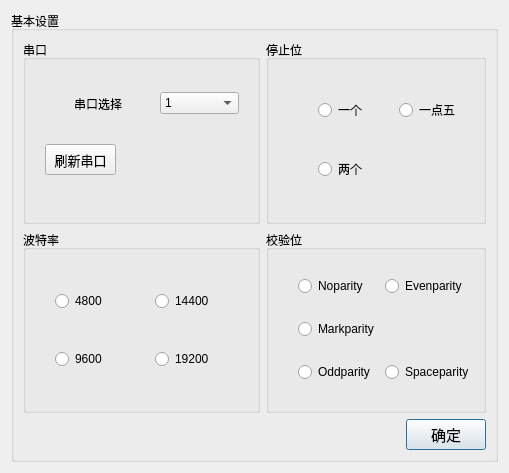
<?xml version="1.0" encoding="UTF-8"?>
<ui version="4.0">
 <class>ParameterDialog</class>
 <widget class="QDialog" name="ParameterDialog">
  <property name="geometry">
   <rect>
    <x>0</x>
    <y>0</y>
    <width>509</width>
    <height>473</height>
   </rect>
  </property>
  <property name="windowTitle">
   <string>Dialog</string>
  </property>
  <layout class="QHBoxLayout" name="horizontalLayout">
   <item>
    <widget class="QGroupBox" name="groupBox_5">
     <property name="title">
      <string>基本设置</string>
     </property>
     <layout class="QGridLayout" name="gridLayout">
      <item row="3" column="1">
       <widget class="QPushButton" name="pushButton_2">
        <property name="enabled">
         <bool>true</bool>
        </property>
        <property name="sizePolicy">
         <sizepolicy hsizetype="Fixed" vsizetype="Fixed">
          <horstretch>0</horstretch>
          <verstretch>3</verstretch>
         </sizepolicy>
        </property>
        <property name="font">
         <font>
          <family>Arial</family>
          <pointsize>11</pointsize>
         </font>
        </property>
        <property name="layoutDirection">
         <enum>Qt::RightToLeft</enum>
        </property>
        <property name="autoFillBackground">
         <bool>false</bool>
        </property>
        <property name="text">
         <string>确定</string>
        </property>
       </widget>
      </item>
      <item row="1" column="1">
       <widget class="QGroupBox" name="groupBox_4">
        <property name="title">
         <string>校验位</string>
        </property>
        <layout class="QGridLayout" name="gridLayout_3">
         <item row="0" column="1">
          <widget class="QRadioButton" name="radioButton_4">
           <property name="text">
            <string>Noparity</string>
           </property>
          </widget>
         </item>
         <item row="3" column="2">
          <widget class="QRadioButton" name="radioButton_8">
           <property name="text">
            <string>Spaceparity</string>
           </property>
          </widget>
         </item>
         <item row="0" column="2">
          <widget class="QRadioButton" name="radioButton_5">
           <property name="text">
            <string>Evenparity</string>
           </property>
          </widget>
         </item>
         <item row="2" column="1">
          <widget class="QRadioButton" name="radioButton_6">
           <property name="text">
            <string>Markparity</string>
           </property>
          </widget>
         </item>
         <item row="3" column="1">
          <widget class="QRadioButton" name="radioButton_7">
           <property name="text">
            <string>Oddparity</string>
           </property>
          </widget>
         </item>
         <item row="0" column="0">
          <spacer name="horizontalSpacer_3">
           <property name="orientation">
            <enum>Qt::Horizontal</enum>
           </property>
           <property name="sizeType">
            <enum>QSizePolicy::Fixed</enum>
           </property>
           <property name="sizeHint" stdset="0">
            <size>
             <width>20</width>
             <height>20</height>
            </size>
           </property>
          </spacer>
         </item>
        </layout>
       </widget>
      </item>
      <item row="1" column="0">
       <widget class="QGroupBox" name="groupBox_3">
        <property name="title">
         <string>波特率</string>
        </property>
        <layout class="QGridLayout" name="gridLayout_4">
         <item row="0" column="1">
          <widget class="QRadioButton" name="radioButton_9">
           <property name="text">
            <string>4800</string>
           </property>
          </widget>
         </item>
         <item row="0" column="4">
          <widget class="QRadioButton" name="radioButton_10">
           <property name="text">
            <string>14400</string>
           </property>
          </widget>
         </item>
         <item row="2" column="4">
          <widget class="QRadioButton" name="radioButton_12">
           <property name="text">
            <string>19200</string>
           </property>
          </widget>
         </item>
         <item row="2" column="1">
          <widget class="QRadioButton" name="radioButton_11">
           <property name="text">
            <string>9600</string>
           </property>
          </widget>
         </item>
         <item row="0" column="0">
          <spacer name="horizontalSpacer_4">
           <property name="orientation">
            <enum>Qt::Horizontal</enum>
           </property>
           <property name="sizeType">
            <enum>QSizePolicy::Fixed</enum>
           </property>
           <property name="sizeHint" stdset="0">
            <size>
             <width>20</width>
             <height>20</height>
            </size>
           </property>
          </spacer>
         </item>
        </layout>
       </widget>
      </item>
      <item row="0" column="1">
       <widget class="QGroupBox" name="groupBox_2">
        <property name="title">
         <string>停止位</string>
        </property>
        <layout class="QGridLayout" name="gridLayout_2">
         <item row="0" column="2">
          <widget class="QRadioButton" name="radioButton_3">
           <property name="text">
            <string>一点五</string>
           </property>
          </widget>
         </item>
         <item row="1" column="1" colspan="2">
          <widget class="QRadioButton" name="radioButton_2">
           <property name="text">
            <string>两个</string>
           </property>
          </widget>
         </item>
         <item row="0" column="1">
          <widget class="QRadioButton" name="radioButton">
           <property name="text">
            <string>一个</string>
           </property>
          </widget>
         </item>
         <item row="0" column="0">
          <spacer name="horizontalSpacer_2">
           <property name="orientation">
            <enum>Qt::Horizontal</enum>
           </property>
           <property name="sizeType">
            <enum>QSizePolicy::Fixed</enum>
           </property>
           <property name="sizeHint" stdset="0">
            <size>
             <width>40</width>
             <height>20</height>
            </size>
           </property>
          </spacer>
         </item>
        </layout>
       </widget>
      </item>
      <item row="0" column="0">
       <widget class="QGroupBox" name="groupBox">
        <property name="title">
         <string>串口</string>
        </property>
        <layout class="QVBoxLayout" name="verticalLayout">
         <item>
          <widget class="QWidget" name="widget" native="true">
           <layout class="QHBoxLayout" name="horizontalLayout_2">
            <item>
             <spacer name="horizontalSpacer">
              <property name="orientation">
               <enum>Qt::Horizontal</enum>
              </property>
              <property name="sizeType">
               <enum>QSizePolicy::Fixed</enum>
              </property>
              <property name="sizeHint" stdset="0">
               <size>
                <width>30</width>
                <height>20</height>
               </size>
              </property>
             </spacer>
            </item>
            <item>
             <widget class="QLabel" name="label">
              <property name="text">
               <string>串口选择</string>
              </property>
             </widget>
            </item>
            <item>
             <widget class="QComboBox" name="comboBox">
              <property name="maxVisibleItems">
               <number>20</number>
              </property>
              <item>
               <property name="text">
                <string>1</string>
               </property>
              </item>
              <item>
               <property name="text">
                <string>2</string>
               </property>
              </item>
              <item>
               <property name="text">
                <string>3</string>
               </property>
              </item>
             </widget>
            </item>
           </layout>
          </widget>
         </item>
         <item>
          <widget class="QWidget" name="widget_2" native="true">
           <property name="layoutDirection">
            <enum>Qt::LeftToRight</enum>
           </property>
           <widget class="QPushButton" name="pushButton">
            <property name="geometry">
             <rect>
              <x>10</x>
              <y>0</y>
              <width>71</width>
              <height>31</height>
             </rect>
            </property>
            <property name="font">
             <font>
              <family>Arial</family>
              <pointsize>10</pointsize>
             </font>
            </property>
            <property name="text">
             <string>刷新串口</string>
            </property>
            <property name="autoDefault">
             <bool>true</bool>
            </property>
           </widget>
          </widget>
         </item>
        </layout>
       </widget>
      </item>
     </layout>
    </widget>
   </item>
  </layout>
 </widget>
 <resources/>
 <connections/>
</ui>
